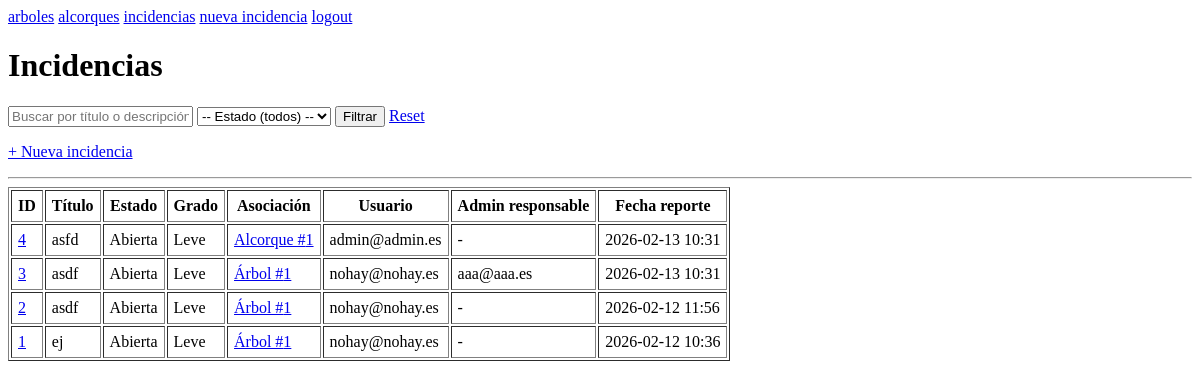
The app's page /incidencias/ (signed in), older data.
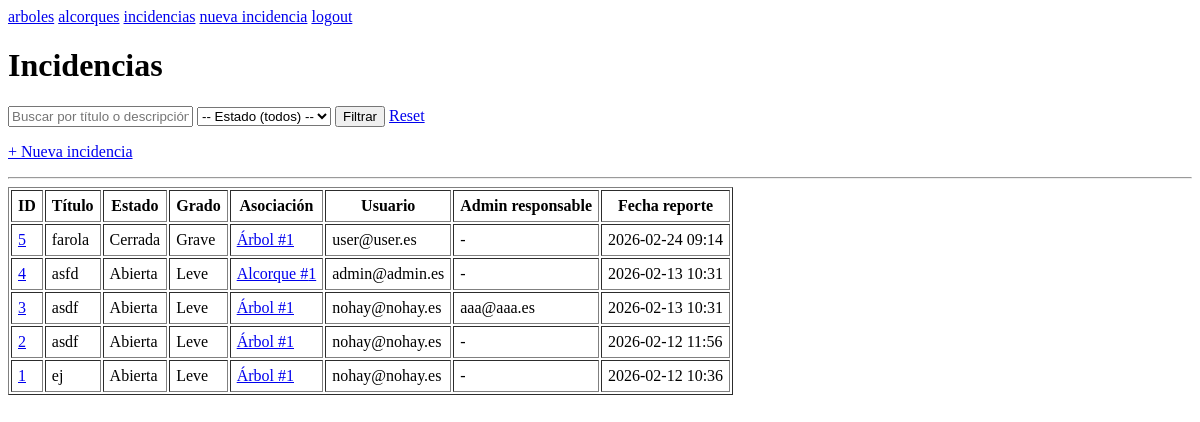
The same page, newer data.
### incidencias/models.py (models this page shows, shortened)
class Incidencia(models.Model):
	class Grado(models.TextChoices):
		LEVE = "LEVE", "Leve"
		MEDIO = "MEDIO", "Medio"
		GRAVE = "GRAVE", "Grave"
	class Estado(models.TextChoices):
		ABIERTA = "ABIERTA", "Abierta"
		EN_PROCESO = "EN_PROCESO", "En proceso"
		CERRADA = "CERRADA", "Cerrada"
	titulo = models.CharField(max_length=120)
	descripcion = models.TextField()
	grado_incidencia = models.CharField(max_length=30, choices=Grado.choices, default=Grado.LEVE)
	fecha_reporte = models.DateTimeField(auto_now_add=True)
	fecha_act = models.DateTimeField(auto_now=True, null=True, blank=True)
	estado = models.CharField(max_length=30, choices=Estado.choices, default=Estado.ABIERTA)
	foto_url = models.TextField(null=True, blank=True)
	usuario = models.ForeignKey("cuentas.Usuario", on_delete=models.PROTECT, related_name="usu_incidencia")
	arbol = models.ForeignKey("inventario.Arbol", on_delete=models.PROTECT, null=True, blank=True, related_name="arbol_inci")
	alcorque = models.ForeignKey("inventario.Alcorque", on_delete=models.PROTECT, null=True, blank=True, related_name="alcorque_inci")
	admin_resp = models.ForeignKey("cuentas.Usuario", on_delete=models.PROTECT, null=True, blank=True, related_name="admin_inci")
	class Meta: constraints = [
		models.CheckConstraint(check=(
			(Q(arbol__isnull=False) & Q(alcorque__isnull=True)) |
			(Q(arbol__isnull=True) & Q(alcorque__isnull=False))),
		name="check_arbol_alcorque_incidencia",),]

### inventario/models.py (models this page shows, shortened)
class Alcorque(models.Model):
	class Estado(models.TextChoices):
		BUENO = "BUENO", "Bueno"
		REGULAR = "REGULAR", "Regular"
		MALO = "MALO", "Malo"
		NECESITA_INETRVENCION = "NECESITA_INTERVENCION", "Necesita intervención"
	class Potencial(models.TextChoices):
		APTO = "APTO", "Apto"
		NO_APTO = "NO_APTO", "No apto"
	barrio = models.ForeignKey("inventario.Barrio", on_delete=models.PROTECT, related_name="alcorque",)
	estado = models.CharField(max_length=50, choices=Estado.choices, default=Estado.BUENO)
	latitud = models.DecimalField(max_digits=9, decimal_places=6, null=True, blank=True)
	longitud = models.DecimalField(max_digits=9, decimal_places=6, null=True, blank=True)
	direccion = models.TextField(null=True, blank=True)
	observaciones = models.TextField(null=True, blank=True)
	class Meta: constraints = [
                models.UniqueConstraint(fields=["latitud", "longitud"], name="un_alcorque_por_ubi",)]

class Arbol(models.Model):
	class Estado(models.TextChoices):
		BUENO = "BUENO", "Bueno"
		REGULAR = "REGULAR", "Regular"
		MALO = "MALO", "Malo"
		NECESITA_INTERVENCION = "NECESITA_INTERVENCION", "Necesita intervención"
	especie = models.ForeignKey("inventario.Especie", on_delete=models.PROTECT, related_name="arboles",)
	barrio = models.ForeignKey("inventario.Barrio", on_delete=models.PROTECT, related_name="arboles",)
	estado = models.CharField(max_length=50, choices=Estado.choices, default=Estado.BUENO)
	latitud = models.DecimalField(max_digits=9, decimal_places=6, null=True, blank=True)
	longitud = models.DecimalField(max_digits=9, decimal_places=6, null=True, blank=True)
	direccion = models.TextField(null=True, blank=True)
	fecha_plant = models.DateTimeField(null=True, blank=True)
	observaciones = models.TextField(null=True, blank=True)
	class Meta: constraints = [
		models.UniqueConstraint(fields=["latitud", "longitud"], name="un_arbol_por_ubi",)]

### cuentas/models.py (models this page shows, shortened)
class Usuario(AbstractUser):
	class Rol(models.TextChoices):
		REGISTRADO = "REGISTRADO", "Registrado"
		ADMINISTRADOR = "ADMINISTRADOR", "Administrador"
	class EstadoCuenta(models.TextChoices):
		ACTIVA = "ACTIVA", "Activa"
		PENDIENTE_ELIMINACION = "PENDIENTE_ELIMINACION", "Pendiente eliminación"
		ELIMINADA = "ELIMINADA", "Eliminada"
	nombre = models.CharField(max_length=159)
	correo = models.EmailField(unique=True)
	rol = models.CharField(max_length=20, choices=Rol.choices, default=Rol.REGISTRADO,)
	fecha_registro = models.DateTimeField(default=timezone.now)
	estado_cuenta = models.CharField(max_length=30, choices=EstadoCuenta.choices, default=EstadoCuenta.ACTIVA)
	USERNAME_FIELD = "correo"
	REQUIRED_FIELDS = ["username"]
	@property
	def es_admin(self) -> bool:
		return self.rol == self.Rol.ADMINISTRADOR

### incidencias/views.py (the view)
# urls.py: path("", views.incidencia_lista, name="incidencia_lista"),
@login_required
def incidencia_lista(request):
    qs = Incidencia.objects.select_related(
        "usuario", "admin_resp", "arbol", "alcorque"
    )
    if not request.user.es_admin:
        qs = qs.filter(usuario=request.user)
    estado = request.GET.get("estado", "").strip()
    q = request.GET.get("q", "").strip()
    if estado:
        qs = qs.filter(estado=estado)
    if q:
        qs = qs.filter(Q(titulo__icontains=q) | Q(descripcion__icontains=q))
    qs = qs.order_by("-fecha_reporte")
    return render(request, "incidencias/incidencia_lista.html", {
        "incidencias": qs,
        "estado": estado,
        "q": q
    })

### incidencias/templates/incidencias/incidencia_lista.html (shortened to what this page needs)
{% extends "base.html" %}
{% block content %}
<h1>Incidencias</h1>
<form method="get">
    <input type="text" name="q" placeholder="Buscar por título o descripción" value="{{ q }}">
    <select name="estado">
        <option value="">-- Estado (todos) --</option>
    </select>
    <button type="submit">Filtrar</button>
    <a href="/incidencias/">Reset</a>
</form>
<p><a href="/incidencias/nueva/">+ Nueva incidencia</a></p>
<hr>
<table border="1" cellpadding="6">
    <thead>
        <tr>
            <th>ID</th>
            <th>Título</th>
            <th>Estado</th>
            <th>Grado</th>
            <th>Asociación</th>
            <th>Usuario</th>
            <th>Admin responsable</th>
            <th>Fecha reporte</th>
        </tr>
    </thead>
    <tbody>
        {% for i in incidencias %}
        <tr>
            <td><a href="{% url 'incidencia_detalle' i.id %}">{{ i.id }}</a></td>
            <td>{{ i.titulo }}</td>
            <td>{{ i.get_estado_display }}</td>
            <td>{{ i.get_grado_incidencia_display }}</td>
            <td>
                {% if i.arbol %}
                <a href="{% url 'arbol_detalle' i.arbol.id %}">Árbol #{{ i.arbol.id }}</a>
                {% elif i.alcorque %}
                <a href="{% url 'alcorque_detalle' i.alcorque.id %}">Alcorque #{{ i.alcorque.id }}</a>
                {% else %}
                -
                {% endif %}
            </td>
            <td>{{ i.usuario.correo }}</td>
            <td>{% if i.admin_resp %}{{ i.admin_resp.correo }}{% else %}-{% endif %}</td>
            <td>{{ i.fecha_reporte|date:"Y-m-d H:i" }}</td>
        </tr>
        {% empty %}
        <tr>
            <td colspan="8">No hay incidencias.</td>
        </tr>
        {% endfor %}
    </tbody>
</table>
{% endblock %}

Row changes from the older to the newer data that the page shows:
added Incidencia: id "5", titulo "farola", estado "Cerrada", grado_incidencia "Grave", arbol.id "1", usuario.correo "user@user.es", fecha_reporte "2026-02-24 09:14"
